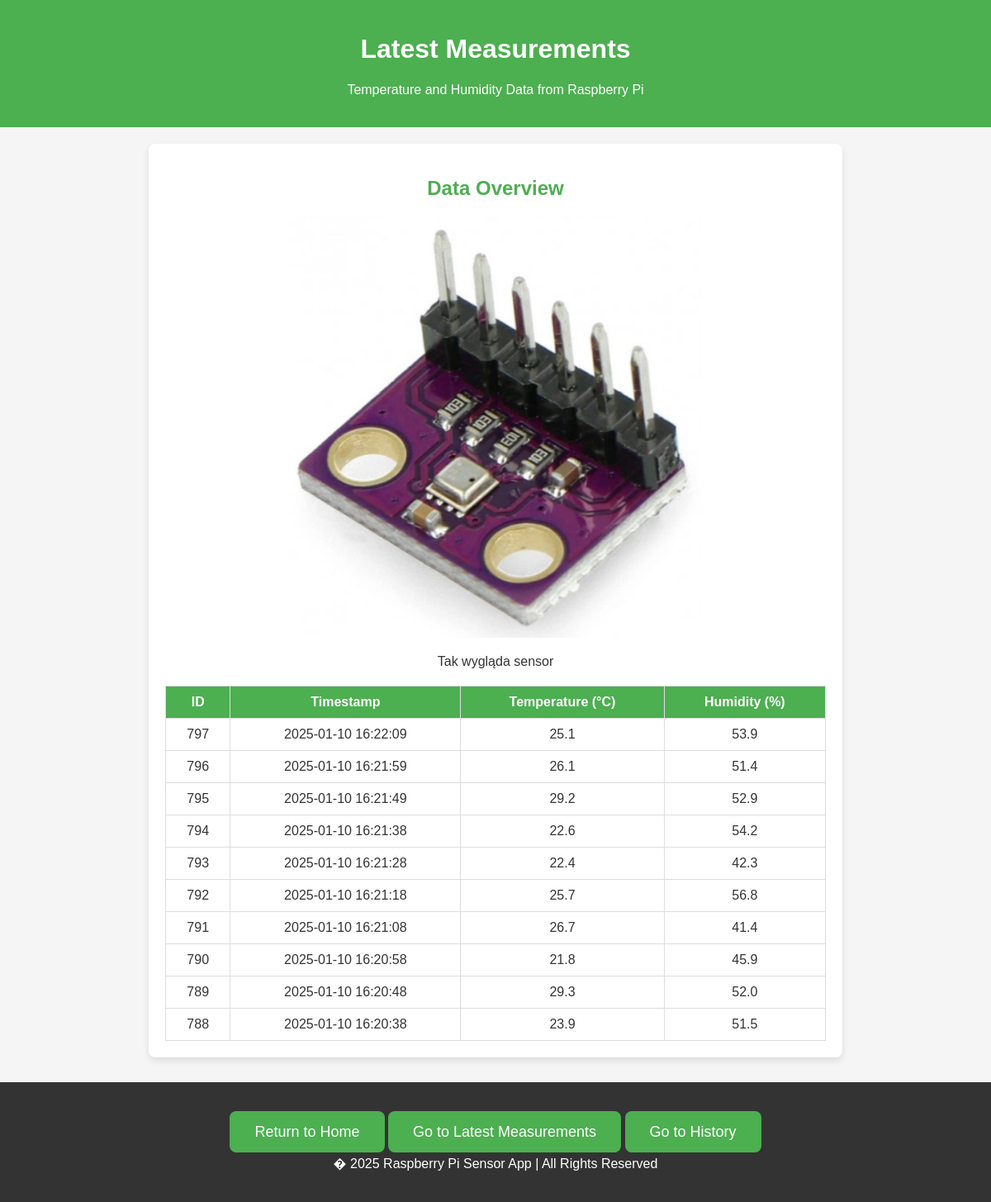
The app's page /measurements_page with its own data.
### tables this page shows
CREATE TABLE weather_control (
            id INTEGER PRIMARY KEY AUTOINCREMENT,
            timestamp DATETIME DEFAULT CURRENT_TIMESTAMP,
            temperature REAL,
            humidity REAL
        );

### app.py (the view)
@app.route('/measurements_page')
def measurements_page():
    conn = sqlite3.connect(db_path)
    cursor = conn.cursor()
    cursor.execute("""SELECT * FROM weather_control
                   ORDER BY timestamp DESC LIMIT 10""")
    measurements = cursor.fetchall()
    conn.close()
    return render_template('measurements.html', measurements=measurements)

### templates/measurements.html (shortened to what this page needs)
<!DOCTYPE html>
<html lang="en">
<head>
    <link rel="stylesheet" href="static/css/index.css">
</head>
<body>
    <header>
        <h1 class="welcome-msg">Latest Measurements</h1>
        <p>Temperature and Humidity Data from Raspberry Pi</p>
    </header>
    <div class="container">
        <h2>Data Overview</h2>
        <div class="image-container">
            <img src="static/images/weather.jpg" alt="Weather detector" class="resized-image">
            <p>Tak wygląda sensor</p>
        </div>
        <table>
            <thead>
                <tr>
                    <th>ID</th>
                    <th>Timestamp</th>
                    <th>Temperature (&deg;C)</th>
                    <th>Humidity (%)</th>
                </tr>
            </thead>
            <tbody>
                {% for measurement in measurements %}
                    <tr>
                        <td>{{ measurement[0] }}</td>
                        <td>{{ measurement[1] }}</td>
                        <td>{{ measurement[2] }}</td>
                        <td>{{ measurement[3] }}</td>
                    </tr>
                {% endfor %}
            </tbody>
        </table>
    </div>
    <footer>
        <div class="cta">
            <a href="/" class="button">Return to Home</a>
            <a href="/measurements_page" class="button">Go to Latest Measurements</a>
            <a href="/history_page" class="button">Go to History</a>
        </div>
        <p>� 2025 Raspberry Pi Sensor App | All Rights Reserved</p>
    </footer>
</body>
</html>

### static/css/index.css (style rules this page uses)
body { font-family: Arial, sans-serif; margin: 0; padding: 0; background: #f5f5f5; color: #333; }
header { background: #4CAF50; color: white; padding: 20px 0; text-align: center; }
h1, h2 { color: #4CAF50; text-align: center; }
table { width: 100%; border-collapse: collapse; margin-top: 20px; }
table, th, td { border: 1px solid #ddd; }
th, td { padding: 10px; text-align: center; }
th { background: #4CAF50; color: white; }
.cta { text-align: center; margin-top: 30px; }
.cta a { background: #4CAF50; color: white; text-decoration: none; padding: 15px 30px; border-radius: 8px; font-size: 18px; }
.welcome-msg { color: white; font-size: 2rem; font-weight: bold; }
.container { max-width: 800px; margin: 20px auto; padding: 20px; background: white; border-radius: 8px; box-shadow: 0 4px 8px rgba(0, 0, 0, 0.1); }
footer { text-align: center; padding: 20px 0; background: #333; color: white; margin-top: 30px; }
.image-container { text-align: center; }
.resized-image { width: 100%; max-width: 500px; height: auto; }

### records on screen
weather_control: id "797", timestamp "2025-01-10 16:22:09", temperature "25.1", humidity "53.9"
weather_control: id "796", timestamp "2025-01-10 16:21:59", temperature "26.1", humidity "51.4"
weather_control: id "795", timestamp "2025-01-10 16:21:49", temperature "29.2", humidity "52.9"
weather_control: id "794", timestamp "2025-01-10 16:21:38", temperature "22.6", humidity "54.2"
weather_control: id "793", timestamp "2025-01-10 16:21:28", temperature "22.4", humidity "42.3"
weather_control: id "792", timestamp "2025-01-10 16:21:18", temperature "25.7", humidity "56.8"
weather_control: id "791", timestamp "2025-01-10 16:21:08", temperature "26.7", humidity "41.4"
weather_control: id "790", timestamp "2025-01-10 16:20:58", temperature "21.8", humidity "45.9"
weather_control: id "789", timestamp "2025-01-10 16:20:48", temperature "29.3", humidity "52.0"
weather_control: id "788", timestamp "2025-01-10 16:20:38", temperature "23.9", humidity "51.5"
